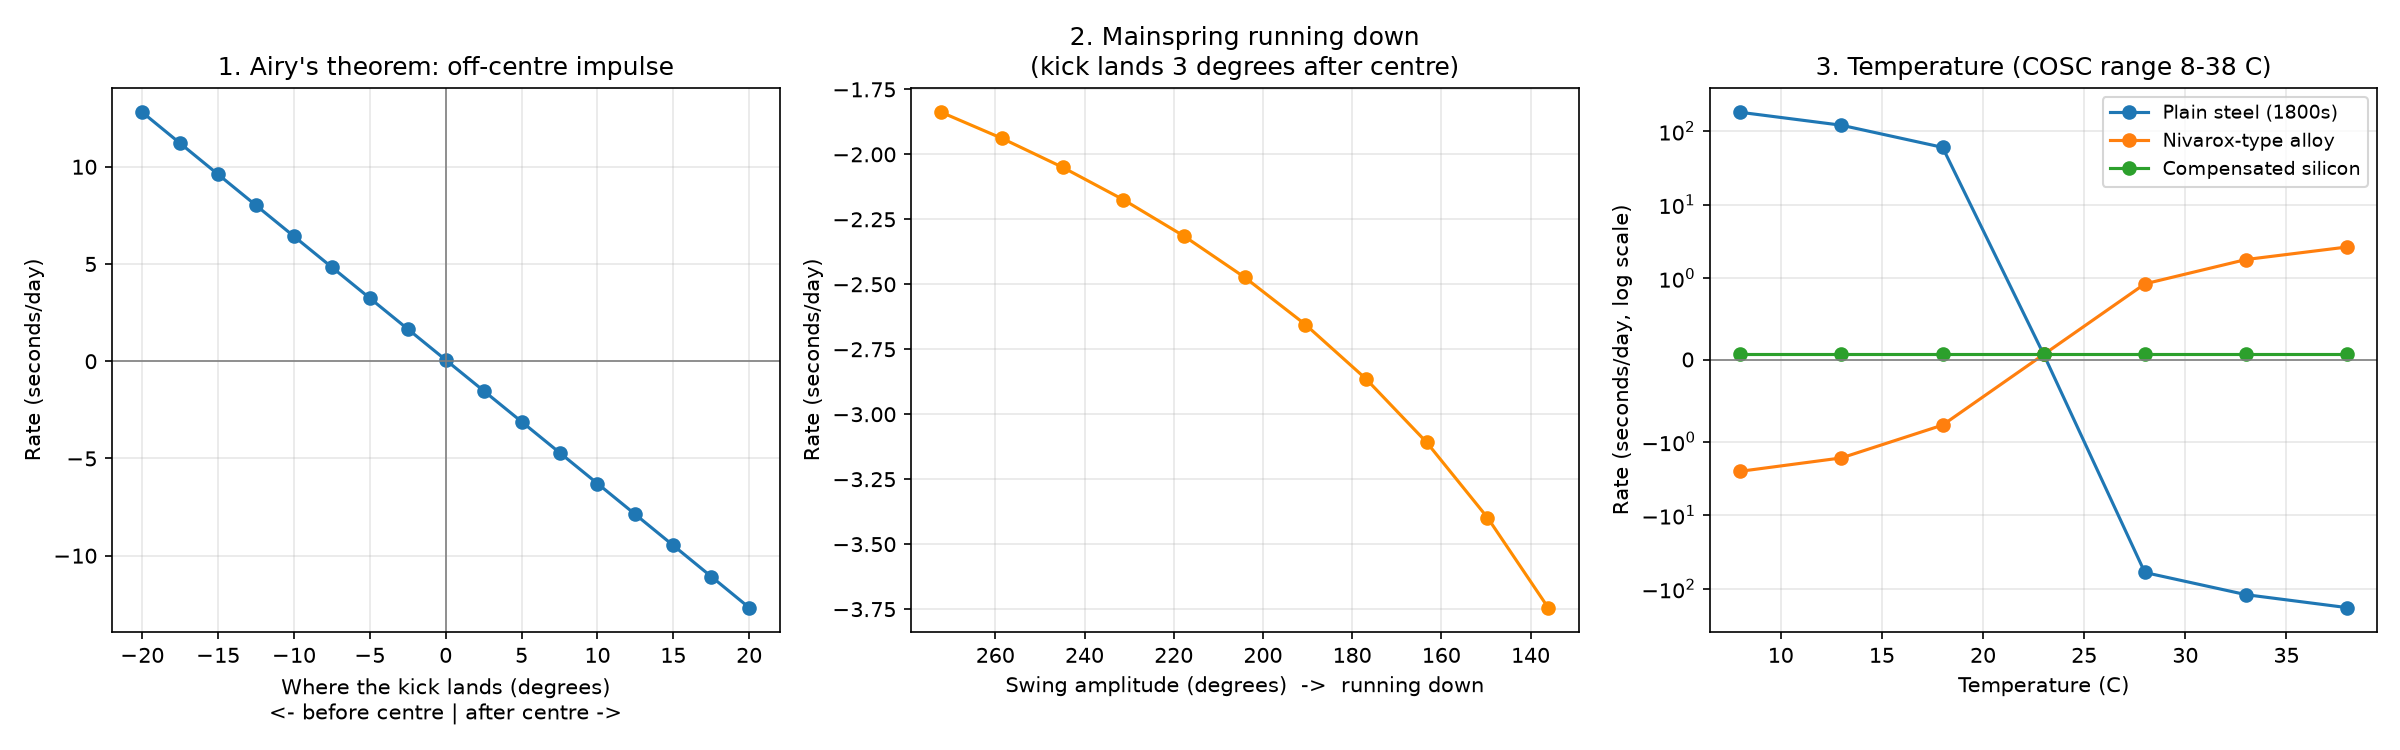

Generate this figure with Python:
"""
Balance wheel simulator, part 2: what makes a watch gain or lose time.

Three experiments on the same balance wheel model as part 1:
  1. Off-centre escapement impulse (Airy's theorem)
  2. Mainspring running down -> smaller swing (isochronism)
  3. Temperature, for different hairspring materials

Run from the project folder with:  python experiments.py
"""

import numpy as np
import matplotlib.pyplot as plt

BEAT_RATE_VPH = 28_800
FREQ = BEAT_RATE_VPH / 3600 / 2     # 4 swings per second
OMEGA0 = 2 * np.pi * FREQ
Q = 250
KICK = 0.75                         # escapement impulse with a fully wound mainspring


def simulate(kick=KICK, offset_deg=0.0, omega0=OMEGA0, seconds=20, dt=1e-4):
    """Run the balance wheel. Returns (rate in s/day, amplitude in degrees)."""
    d = np.radians(offset_deg)
    th = 2 * Q * kick / (np.pi * omega0)    # start near the expected steady swing
    w, t, peak = 0.0, 0.0, 0.0
    damping, w2 = omega0 / Q, omega0**2
    crossings = []

    for _ in range(int(seconds / dt)):
        w += (-w2 * th - damping * w) * dt
        new_th = th + w * dt

        if th < 0 <= new_th:                                   # timing reference
            crossings.append(t + dt * (-th) / (new_th - th))

        target = d if w > 0 else -d                            # where the kick lands
        if (th - target) * (new_th - target) < 0:
            frac = (target - th) / (new_th - th)
            k = kick if w > 0 else -kick
            w += k
            new_th += k * (1 - frac) * dt                      # apply kick mid-step

        th, t = new_th, t + dt
        if t > seconds / 2:
            peak = max(peak, abs(th))

    c = np.array(crossings)
    period = np.diff(c[c > seconds / 2]).mean()
    rate = (1 / period / FREQ - 1) * 86_400
    return rate, np.degrees(peak)


# ---- Experiment 1: off-centre impulse ----
offsets = np.arange(-20, 21, 2.5)       # degrees: negative = before centre, positive = after
rates1 = [simulate(offset_deg=o)[0] for o in offsets]
print("Experiment 1 done")

# ---- Experiment 2: mainspring running down ----
power = np.linspace(1.0, 0.5, 11)       # mainspring strength, fully wound -> half
runs2 = [simulate(kick=KICK * p, offset_deg=3) for p in power]
rates2 = [r for r, a in runs2]
amps2 = [a for r, a in runs2]
print("Experiment 2 done")

# ---- Experiment 3: temperature ----
temps = np.arange(8, 39, 5)             # 8 to 38 C, the COSC test range
REF_T = 23
# (change in hairspring stiffness per C, balance wheel expansion per C) - illustrative values
MATERIALS = {
    "Plain steel (1800s)":     (-2.4e-4, 19e-6),
    "Nivarox-type alloy":      (3.8e-5, 17e-6),
    "Compensated silicon":     (3.4e-5, 17e-6),
}
rates3 = {}
for name, (stiff, expand) in MATERIALS.items():
    rates3[name] = []
    for T in temps:
        dT = T - REF_T
        w0 = OMEGA0 * np.sqrt((1 + stiff * dT) / (1 + 2 * expand * dT))
        rates3[name].append(simulate(omega0=w0)[0])
print("Experiment 3 done\n")

# ---- Summary ----
print(f"1. Impulse 10 deg before centre: {np.interp(-10, offsets, rates1):+.1f} s/day")
print(f"   Impulse 10 deg after centre:  {np.interp(10, offsets, rates1):+.1f} s/day")
print(f"2. Fully wound: {amps2[0]:.0f} deg swing, {rates2[0]:+.1f} s/day")
print(f"   Half power:  {amps2[-1]:.0f} deg swing, {rates2[-1]:+.1f} s/day")
print("3. Rate at 8 C and 38 C:")
for name, r in rates3.items():
    print(f"   {name:<22} {r[0]:+7.1f} s/day   {r[-1]:+7.1f} s/day")

# ---- Charts ----
fig, (ax1, ax2, ax3) = plt.subplots(1, 3, figsize=(16, 5))

ax1.plot(offsets, rates1, "o-")
ax1.axhline(0, color="grey", lw=0.8)
ax1.axvline(0, color="grey", lw=0.8)
ax1.set(title="1. Airy's theorem: off-centre impulse",
        xlabel="Where the kick lands (degrees)\n<- before centre | after centre ->",
        ylabel="Rate (seconds/day)")

ax2.plot(amps2, rates2, "o-", color="darkorange")
ax2.invert_xaxis()
ax2.set(title="2. Mainspring running down\n(kick lands 3 degrees after centre)",
        xlabel="Swing amplitude (degrees)  ->  running down", ylabel="Rate (seconds/day)")

for name, r in rates3.items():
    ax3.plot(temps, r, "o-", label=name)
ax3.set_yscale("symlog", linthresh=1)
ax3.axhline(0, color="grey", lw=0.8)
ax3.set(title="3. Temperature (COSC range 8-38 C)",
        xlabel="Temperature (C)", ylabel="Rate (seconds/day, log scale)")
ax3.legend(fontsize=9)

for ax in (ax1, ax2, ax3):
    ax.grid(alpha=0.3)
fig.tight_layout()
fig.savefig("experiments.png", dpi=150)
plt.show()
